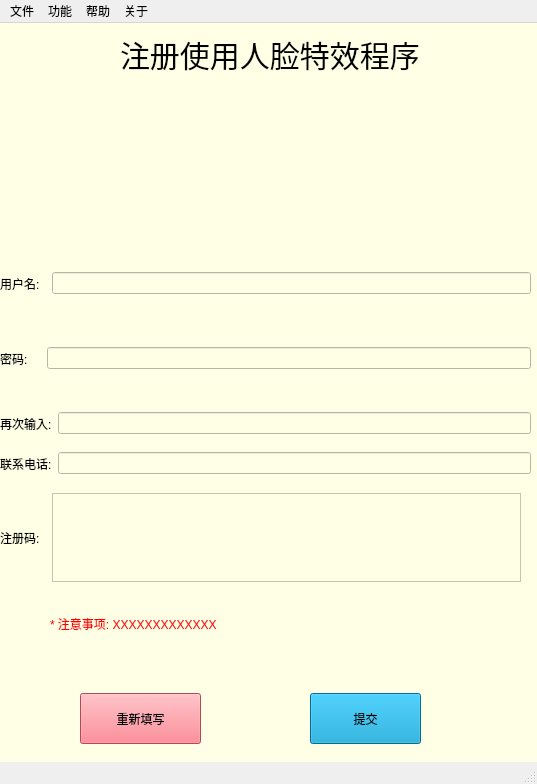
<?xml version="1.0" encoding="UTF-8"?>
<ui version="4.0">
 <class>MainWindow</class>
 <widget class="QMainWindow" name="MainWindow">
  <property name="windowModality">
   <enum>Qt::NonModal</enum>
  </property>
  <property name="enabled">
   <bool>true</bool>
  </property>
  <property name="geometry">
   <rect>
    <x>0</x>
    <y>0</y>
    <width>537</width>
    <height>784</height>
   </rect>
  </property>
  <property name="sizePolicy">
   <sizepolicy hsizetype="Preferred" vsizetype="Preferred">
    <horstretch>50</horstretch>
    <verstretch>10</verstretch>
   </sizepolicy>
  </property>
  <property name="focusPolicy">
   <enum>Qt::StrongFocus</enum>
  </property>
  <property name="contextMenuPolicy">
   <enum>Qt::ActionsContextMenu</enum>
  </property>
  <property name="acceptDrops">
   <bool>true</bool>
  </property>
  <property name="windowTitle">
   <string>美颜相机</string>
  </property>
  <property name="windowIcon">
   <iconset>
    <normaloff>C:/Users/kunkun/.designer/backup/cam.ico</normaloff>C:/Users/kunkun/.designer/backup/cam.ico</iconset>
  </property>
  <property name="statusTip">
   <string/>
  </property>
  <property name="autoFillBackground">
   <bool>false</bool>
  </property>
  <property name="styleSheet">
   <string notr="true"/>
  </property>
  <property name="iconSize">
   <size>
    <width>50</width>
    <height>50</height>
   </size>
  </property>
  <property name="animated">
   <bool>true</bool>
  </property>
  <property name="tabShape">
   <enum>QTabWidget::Rounded</enum>
  </property>
  <property name="dockNestingEnabled">
   <bool>false</bool>
  </property>
  <property name="dockOptions">
   <set>QMainWindow::AllowTabbedDocks|QMainWindow::AnimatedDocks</set>
  </property>
  <widget class="QWidget" name="centralwidget">
   <property name="sizePolicy">
    <sizepolicy hsizetype="Preferred" vsizetype="Preferred">
     <horstretch>0</horstretch>
     <verstretch>0</verstretch>
    </sizepolicy>
   </property>
   <property name="autoFillBackground">
    <bool>false</bool>
   </property>
   <property name="styleSheet">
    <string notr="true">background-color: rgb(255, 255, 230);
</string>
   </property>
   <widget class="QWidget" name="horizontalLayoutWidget">
    <property name="geometry">
     <rect>
      <x>0</x>
      <y>200</y>
      <width>531</width>
      <height>121</height>
     </rect>
    </property>
    <layout class="QHBoxLayout" name="horizontalLayout">
     <item>
      <widget class="QLabel" name="label">
       <property name="text">
        <string>用户名:  </string>
       </property>
      </widget>
     </item>
     <item>
      <widget class="QLineEdit" name="lineEdit"/>
     </item>
    </layout>
   </widget>
   <widget class="QLabel" name="label_2">
    <property name="geometry">
     <rect>
      <x>120</x>
      <y>10</y>
      <width>321</width>
      <height>41</height>
     </rect>
    </property>
    <property name="styleSheet">
     <string notr="true">font-size:30px;</string>
    </property>
    <property name="text">
     <string>注册使用人脸特效程序</string>
    </property>
   </widget>
   <widget class="QLabel" name="label_3">
    <property name="geometry">
     <rect>
      <x>150</x>
      <y>50</y>
      <width>201</width>
      <height>161</height>
     </rect>
    </property>
    <property name="styleSheet">
     <string notr="true">background-image:url('icon.png')</string>
    </property>
    <property name="text">
     <string/>
    </property>
   </widget>
   <widget class="QWidget" name="horizontalLayoutWidget_2">
    <property name="geometry">
     <rect>
      <x>0</x>
      <y>290</y>
      <width>531</width>
      <height>91</height>
     </rect>
    </property>
    <layout class="QHBoxLayout" name="horizontalLayout_2">
     <item>
      <widget class="QLabel" name="label_4">
       <property name="text">
        <string>密码:    </string>
       </property>
      </widget>
     </item>
     <item>
      <widget class="QLineEdit" name="lineEdit_2"/>
     </item>
    </layout>
   </widget>
   <widget class="QPushButton" name="pushButton">
    <property name="geometry">
     <rect>
      <x>80</x>
      <y>670</y>
      <width>121</width>
      <height>51</height>
     </rect>
    </property>
    <property name="styleSheet">
     <string notr="true">background-color: #fe6673;</string>
    </property>
    <property name="text">
     <string>重新填写</string>
    </property>
   </widget>
   <widget class="QPushButton" name="pushButton_2">
    <property name="geometry">
     <rect>
      <x>310</x>
      <y>670</y>
      <width>111</width>
      <height>51</height>
     </rect>
    </property>
    <property name="styleSheet">
     <string notr="true">background-color: #0099CC;</string>
    </property>
    <property name="text">
     <string>提交</string>
    </property>
   </widget>
   <widget class="QWidget" name="horizontalLayoutWidget_3">
    <property name="geometry">
     <rect>
      <x>0</x>
      <y>380</y>
      <width>531</width>
      <height>41</height>
     </rect>
    </property>
    <layout class="QHBoxLayout" name="horizontalLayout_3">
     <item>
      <widget class="QLabel" name="label_5">
       <property name="text">
        <string>再次输入:</string>
       </property>
      </widget>
     </item>
     <item>
      <widget class="QLineEdit" name="lineEdit_3"/>
     </item>
    </layout>
   </widget>
   <widget class="QWidget" name="horizontalLayoutWidget_4">
    <property name="geometry">
     <rect>
      <x>0</x>
      <y>420</y>
      <width>531</width>
      <height>41</height>
     </rect>
    </property>
    <layout class="QHBoxLayout" name="horizontalLayout_4">
     <item>
      <widget class="QLabel" name="label_6">
       <property name="text">
        <string>联系电话:</string>
       </property>
      </widget>
     </item>
     <item>
      <widget class="QLineEdit" name="lineEdit_4"/>
     </item>
    </layout>
   </widget>
   <widget class="QWidget" name="horizontalLayoutWidget_5">
    <property name="geometry">
     <rect>
      <x>0</x>
      <y>470</y>
      <width>521</width>
      <height>89</height>
     </rect>
    </property>
    <layout class="QHBoxLayout" name="horizontalLayout_5">
     <item>
      <widget class="QLabel" name="label_7">
       <property name="text">
        <string>注册码:  </string>
       </property>
      </widget>
     </item>
     <item>
      <widget class="QTextEdit" name="textEdit"/>
     </item>
    </layout>
   </widget>
   <widget class="QLabel" name="label_8">
    <property name="geometry">
     <rect>
      <x>50</x>
      <y>580</y>
      <width>431</width>
      <height>41</height>
     </rect>
    </property>
    <property name="styleSheet">
     <string notr="true">color:red;
</string>
    </property>
    <property name="text">
     <string>* 注意事项: XXXXXXXXXXXXX</string>
    </property>
   </widget>
  </widget>
  <widget class="QStatusBar" name="statusbar"/>
  <widget class="QMenuBar" name="menubar">
   <property name="geometry">
    <rect>
     <x>0</x>
     <y>0</y>
     <width>537</width>
     <height>26</height>
    </rect>
   </property>
   <property name="font">
    <font>
     <kerning>true</kerning>
    </font>
   </property>
   <property name="mouseTracking">
    <bool>true</bool>
   </property>
   <property name="tabletTracking">
    <bool>false</bool>
   </property>
   <property name="acceptDrops">
    <bool>true</bool>
   </property>
   <property name="nativeMenuBar">
    <bool>false</bool>
   </property>
   <widget class="QMenu" name="menu">
    <property name="title">
     <string>文件</string>
    </property>
    <addaction name="action"/>
    <addaction name="action_2"/>
   </widget>
   <widget class="QMenu" name="menu_5">
    <property name="title">
     <string>关于</string>
    </property>
    <addaction name="action_5"/>
   </widget>
   <widget class="QMenu" name="menu_2">
    <property name="title">
     <string>功能</string>
    </property>
    <addaction name="actionAI"/>
    <addaction name="action_17"/>
    <addaction name="action_18"/>
   </widget>
   <widget class="QMenu" name="menu_3">
    <property name="title">
     <string>帮助</string>
    </property>
    <addaction name="action_19"/>
    <addaction name="action_20"/>
   </widget>
   <addaction name="menu"/>
   <addaction name="menu_2"/>
   <addaction name="menu_3"/>
   <addaction name="menu_5"/>
  </widget>
  <action name="action">
   <property name="text">
    <string>保存</string>
   </property>
   <property name="statusTip">
    <string>打开图片</string>
   </property>
   <property name="shortcut">
    <string>Ctrl+O</string>
   </property>
   <property name="priority">
    <enum>QAction::HighPriority</enum>
   </property>
  </action>
  <action name="action_2">
   <property name="text">
    <string>另存为</string>
   </property>
   <property name="statusTip">
    <string>保存图片</string>
   </property>
   <property name="whatsThis">
    <string/>
   </property>
   <property name="shortcut">
    <string>Ctrl+S</string>
   </property>
  </action>
  <action name="action_3">
   <property name="text">
    <string>高斯滤波</string>
   </property>
  </action>
  <action name="action_4">
   <property name="text">
    <string>图像清晰</string>
   </property>
   <property name="statusTip">
    <string>图像清晰</string>
   </property>
  </action>
  <action name="action_6">
   <property name="text">
    <string>高斯滤波</string>
   </property>
   <property name="statusTip">
    <string>高斯滤波</string>
   </property>
  </action>
  <action name="action_7">
   <property name="text">
    <string>均值滤波</string>
   </property>
   <property name="statusTip">
    <string>均值滤波</string>
   </property>
  </action>
  <action name="actionLaplacian">
   <property name="text">
    <string>Laplacian</string>
   </property>
   <property name="statusTip">
    <string>Laplacian</string>
   </property>
  </action>
  <action name="actionSobel">
   <property name="text">
    <string>Sobel</string>
   </property>
   <property name="statusTip">
    <string>Sobel</string>
   </property>
  </action>
  <action name="actionPrewitt">
   <property name="text">
    <string>Prewitt</string>
   </property>
   <property name="statusTip">
    <string>Prewitt</string>
   </property>
  </action>
  <action name="action_9">
   <property name="text">
    <string>频域平滑</string>
   </property>
   <property name="statusTip">
    <string>频域平滑</string>
   </property>
  </action>
  <action name="action_10">
   <property name="text">
    <string>频域锐化</string>
   </property>
   <property name="statusTip">
    <string>频域锐化</string>
   </property>
  </action>
  <action name="action_11">
   <property name="text">
    <string>中值滤波</string>
   </property>
   <property name="statusTip">
    <string>中值滤波</string>
   </property>
  </action>
  <action name="action_12">
   <property name="text">
    <string>美白度选择</string>
   </property>
   <property name="statusTip">
    <string>美白度选择</string>
   </property>
  </action>
  <action name="action_13">
   <property name="text">
    <string>平滑度选择</string>
   </property>
   <property name="statusTip">
    <string>平滑度选择</string>
   </property>
  </action>
  <action name="action_5">
   <property name="text">
    <string>关于我们</string>
   </property>
   <property name="statusTip">
    <string>还原</string>
   </property>
  </action>
  <action name="action_8">
   <property name="text">
    <string>撤销</string>
   </property>
   <property name="statusTip">
    <string>撤销</string>
   </property>
   <property name="shortcut">
    <string>Ctrl+Z</string>
   </property>
   <property name="shortcutContext">
    <enum>Qt::WindowShortcut</enum>
   </property>
  </action>
  <action name="action_14">
   <property name="text">
    <string>放大</string>
   </property>
   <property name="statusTip">
    <string>放大</string>
   </property>
   <property name="shortcut">
    <string>+</string>
   </property>
   <property name="iconVisibleInMenu">
    <bool>true</bool>
   </property>
  </action>
  <action name="action_15">
   <property name="text">
    <string>缩小</string>
   </property>
   <property name="statusTip">
    <string>缩小</string>
   </property>
   <property name="shortcut">
    <string>-</string>
   </property>
  </action>
  <action name="action_16">
   <property name="text">
    <string>截图</string>
   </property>
   <property name="statusTip">
    <string>截图</string>
   </property>
  </action>
  <action name="actionwo">
   <property name="text">
    <string>wo</string>
   </property>
  </action>
  <action name="actionGamma">
   <property name="text">
    <string>Gamma变换</string>
   </property>
  </action>
  <action name="actionAI">
   <property name="text">
    <string>AI换脸功能</string>
   </property>
  </action>
  <action name="action_17">
   <property name="text">
    <string>图像处理功能</string>
   </property>
  </action>
  <action name="action_18">
   <property name="text">
    <string>视频处理功能</string>
   </property>
  </action>
  <action name="action_19">
   <property name="text">
    <string>检查更新</string>
   </property>
  </action>
  <action name="action_20">
   <property name="text">
    <string>重新下载</string>
   </property>
  </action>
 </widget>
 <resources/>
 <connections/>
</ui>
